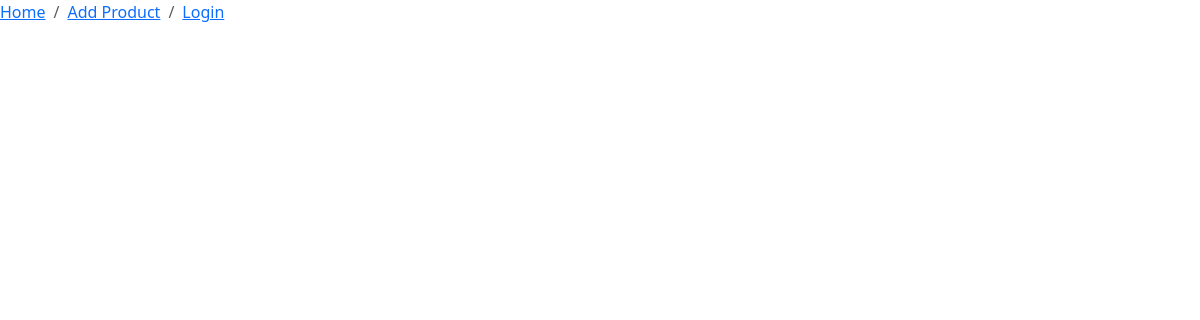
Before: / with the older database file.
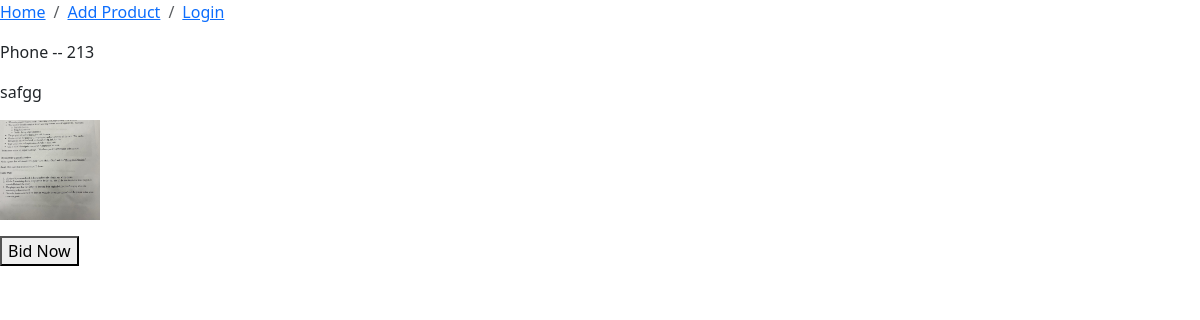
After: the same page with the newer database file.
### bidding/models.py (models this page shows)
class Product(models.Model):
    product_name=models.CharField(max_length=50)
    description=models.TextField()
    minimum_price=models.IntegerField()
    price_interval=models.IntegerField()
    image=models.ImageField(upload_to='uploads/')
    approved=models.BooleanField(default=False,editable=False)

### bidding/views.py (the view)
# urls.py: path('',views.home,name='home'),
def home(request):
    context={}
    products=Product.objects.all()
    context['products']=products
    return render(request,"home.html",context=context)

### accounts/templates/home.html (shortened to what this page needs)
{% extends "base.html"%}
{%block body %}
    {% if products%}
        {% for product in products%}
            {% if product.approved %}
                <p>{{product.product_name}} -- {{product.minimum_price}}</p>
                <p>{{product.description}}</p>
                <p><img src='{{product.image.url}}' height=100 width=100></p>
                <form action="{ url '/bidding'}">
                    <button type="Submit">Bid Now</button>
                </form>
            {%endif%}
        {%endfor%}
    {%endif%}
{%endblock%}

### accounts/templates/base.html (shortened to what this page needs)
<!DOCTYPE html>
<html lang="en">
<head>
    <link href="https://cdn.jsdelivr.net/npm/bootstrap@5.3.3/dist/css/bootstrap.min.css" rel="stylesheet">
</head>
<body>
    <nav aria-label="breadcrumb" >
        <ol class="breadcrumb ">
            <li class="breadcrumb-item"><a href="/home">Home</a></li>
            <li class="breadcrumb-item"><a href="/add-product">Add Product</a></li>
            {% if user.is_authenticated %}
                Logged in as {{user.username}}
                <form method="POST" action="{% url 'logout' %}">
                    {% csrf_token %}
                    <li class="breadcrumb-item" ><button type="submit">Logout</button></li>
                </form>
            {% else %}
                <li class="breadcrumb-item"><a href="/login">Login</a></li>
            {%endif%}
        </ol>
    </nav>
    {%block body%}
    {%endblock%}
</body>
</html>

Changed rows visible on the page:
added Product: product_name "Phone", minimum_price "213", description "safgg", image (picture)
